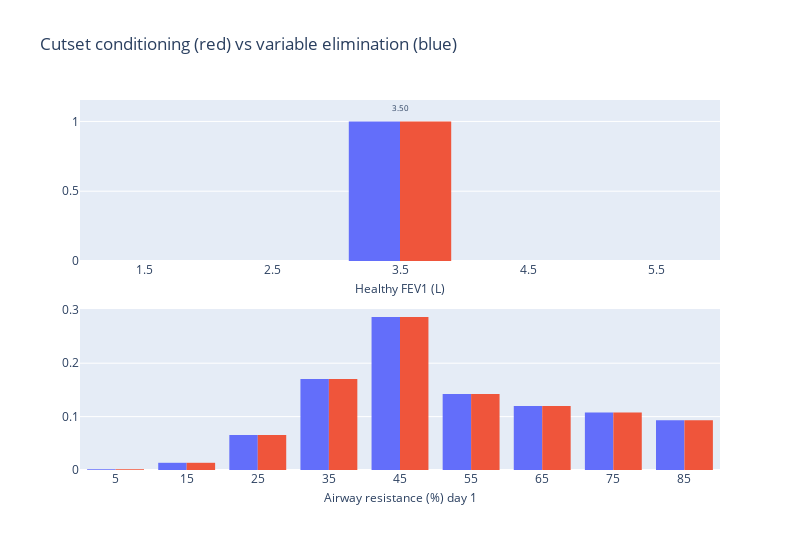

Notebook cell for this chart:
### Code cell
# POINT MASS HFEV1
fig = make_subplots(rows=2, cols=1, vertical_spacing=0.13)
# Add HFEV1
ih.plot_histogram(
    fig, HFEV1, res_ve[HFEV1.name].values, HFEV1.a, HFEV1.b, 1, 1, annot=False
)
ih.plot_histogram(
    fig, AR, res_ve[AR_vars[0].name].values, AR.a, AR.b, 2, 1, annot=False
)

# Add HFEV1
ih.plot_histogram(
    fig, HFEV1, res_bp[HFEV1.name].values, HFEV1.a, HFEV1.b, 1, 1, title=HFEV1.name
)
ih.plot_histogram(
    fig,
    AR,
    res_bp[AR.name].values,
    AR.a,
    AR.b,
    2,
    1,
    title=f"{AR.name} day 1",
    annot=False,
)

for i in range(2):
    fig.data[i].marker.color = "#636EFA"
    fig.data[i + 2].marker.color = "#EF553B"
# Reduce x axis title font size
fig.update_xaxes(title_font=dict(size=12), title_standoff=7)

# Hide legend
title = "Cutset conditioning (red) vs variable elimination (blue)"
fig.update_layout(showlegend=False, height=550, width=800, title=title)
fig.show()

### Figure 1 — Plotly figure (JSON) as saved in the notebook; plotly's stock layout.template omitted (floating-point values rounded to 4 significant figures)
{"data": [{"histfunc": "sum", "marker": {"color": "#636EFA"}, "type": "histogram", "x": [1, 2, 3, 4, 5], "xaxis": "x", "xbins": {"end": 6, "size": 1, "start": 1}, "y": [0, 0, 1, 0, 0], "yaxis": "y"}, {"histfunc": "sum", "marker": {"color": "#636EFA"}, "type": "histogram", "x": [0, 10, 20, 30, 40, 50, 60, 70, 80], "xaxis": "x2", "xbins": {"end": 90, "size": 10, "start": 0}, "y": [0.001426, 0.01349, 0.06543, 0.1704, 0.2863, 0.1422, 0.1197, 0.1079, 0.09319], "yaxis": "y2"}, {"histfunc": "sum", "marker": {"color": "#EF553B"}, "type": "histogram", "x": [1, 2, 3, 4, 5], "xaxis": "x", "xbins": {"end": 6, "size": 1, "start": 1}, "y": [0, 0, 1, 0, 0], "yaxis": "y"}, {"histfunc": "sum", "marker": {"color": "#EF553B"}, "type": "histogram", "x": [0, 10, 20, 30, 40, 50, 60, 70, 80], "xaxis": "x2", "xbins": {"end": 90, "size": 10, "start": 0}, "y": [0.001426, 0.01349, 0.06543, 0.1704, 0.2863, 0.1422, 0.1197, 0.1079, 0.09319], "yaxis": "y2"}], "layout": {"annotations": [{"font": {"size": 8}, "showarrow": false, "text": "3.50", "x": 3.5, "xref": "x", "y": 1.1, "yref": "y"}], "height": 550, "showlegend": false, "title": {"text": "Cutset conditioning (red) vs variable elimination (blue)"}, "width": 800, "xaxis": {"anchor": "y", "domain": [0, 1], "nticks": 20, "range": [1, 6], "title": {"font": {"size": 12}, "standoff": 7, "text": "Healthy FEV1 (L)"}}, "xaxis2": {"anchor": "y2", "domain": [0, 1], "nticks": 20, "range": [0, 90], "title": {"font": {"size": 12}, "standoff": 7, "text": "Airway resistance (%) day 1"}}, "yaxis": {"anchor": "x", "domain": [0.565, 1]}, "yaxis2": {"anchor": "x2", "domain": [0, 0.435]}}}
